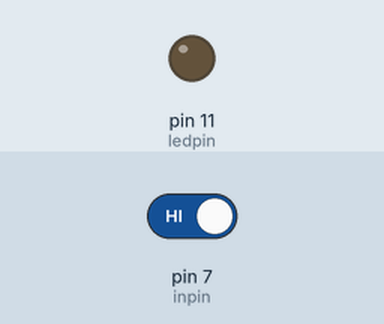
The sketch below on a simulated Arduino Uno, built with avr-gcc and run on an emulated ATmega328P. On the bench: output pins drawn as LEDs (lit = HIGH). The test bench sets the inputs (shaded band); at power-on: pin 7 (inpin) HIGH.

Above: at 1.2 s.
1.3 s: pin 7 (inpin) driven LOW
At 2.5 s:
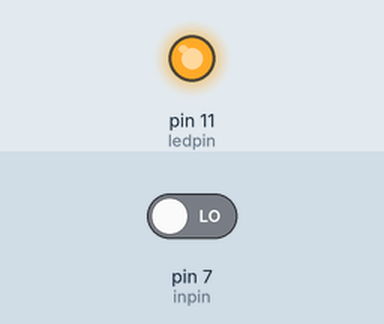
2.8 s: pin 7 (inpin) driven HIGH
At 3.8 s:
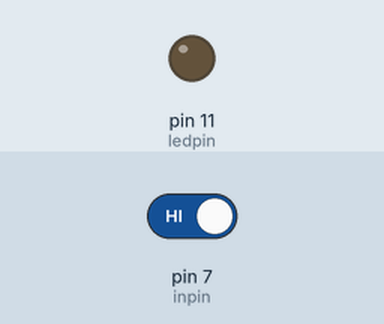
Timing chart, 0 to 5.8 s (numbered marks = the images above; inputs shaded):
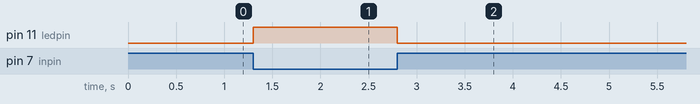

The sketch:

sketch_oct10a_button_controlled_led.ino
```cpp
int ledpin=11;
int inpin=7;
int val;

void setup() {
  pinMode(ledpin,OUTPUT);
  pinMode(inpin,INPUT);
}

void loop(){
  // read the level value of pin 7 and assign if to val
  val=digitalRead(inpin);
  // check if the button is pressed, if yes, turn on the LED
  if(val==LOW) {
    digitalWrite(ledpin,HIGH);
    digitalWrite(LED_BUILTIN,HIGH);
  } else {
    digitalWrite(ledpin,LOW);
    digitalWrite(LED_BUILTIN,LOW);
  }
}
```

Measured:
- after the input at 1.3 s, pin 11 (ledpin): LOW → HIGH at once
- after the input at 2.8 s, pin 11 (ledpin): HIGH → LOW at once
